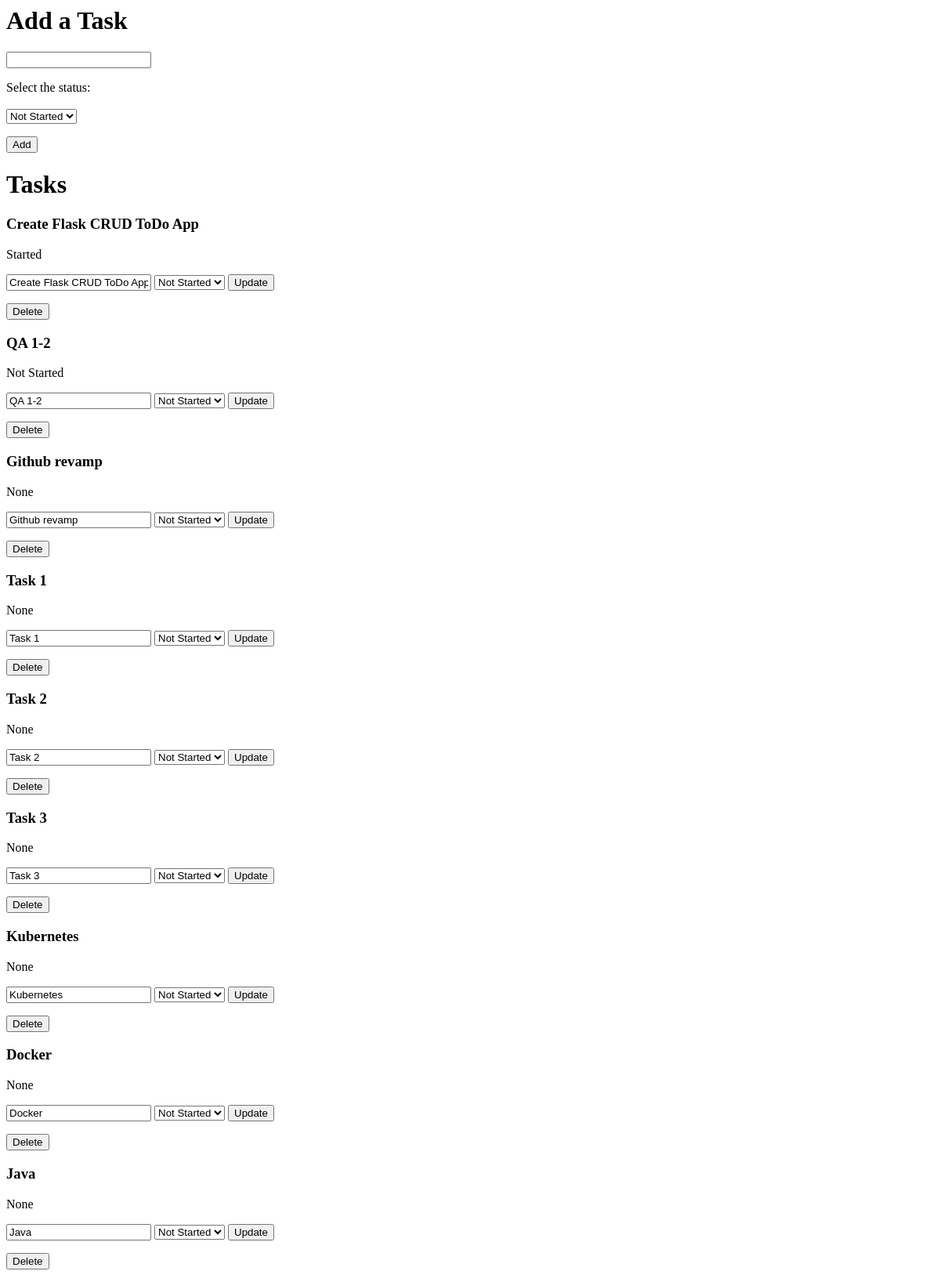
The app's page /, older data.
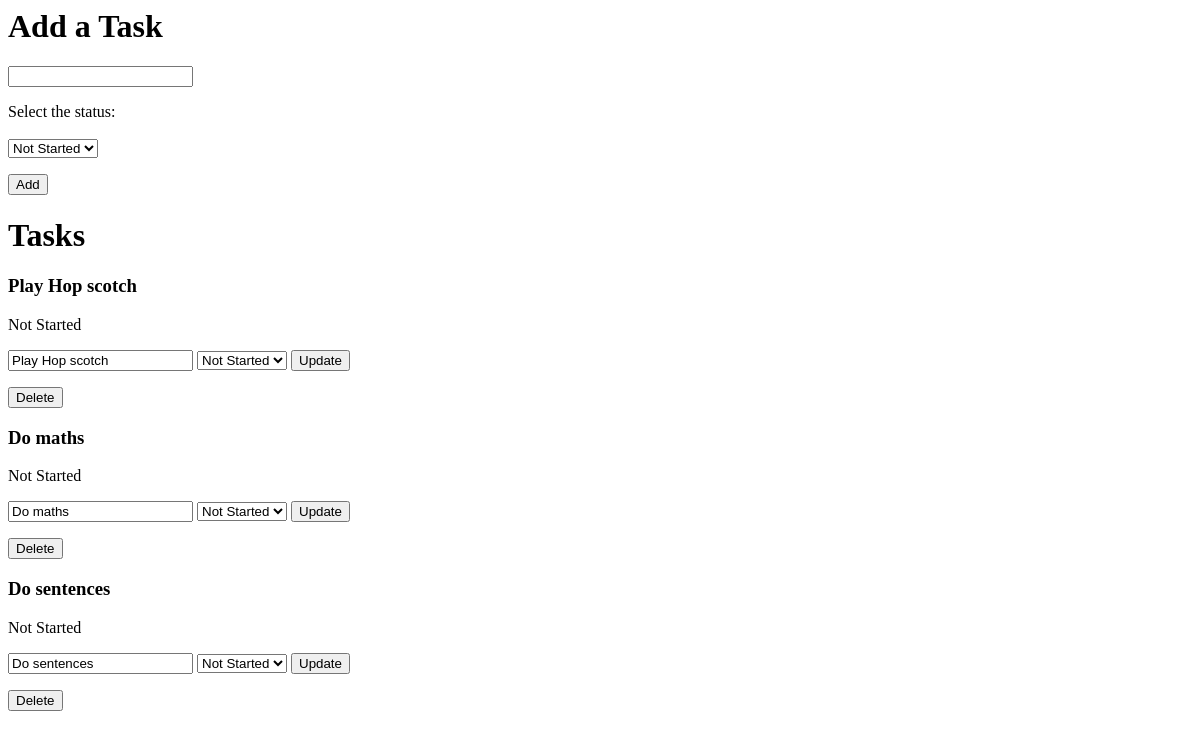
The same page, newer data.
### app.py (models this page shows, shortened)
class Tasks(db.Model):
    task = db.Column(db.String(80), unique=True, nullable=False, primary_key=True)
    status = db.Column(db.String(80))

### app.py (the view)
@app.route("/", methods=["GET", "POST"])
def home():
    if request.form:
        task = Tasks(request.form.get("task"), request.form.get("status"))
        db.session.add(task)
        db.session.commit()
    tasks = Tasks.query.all()
    return render_template("home.html", tasks=tasks)

### templates/home.html (shortened to what this page needs)
<h1>Add a Task</h1>
<form method="POST" action="/">
    <p>
        <input type="text" name="task"/>
    </p>
    <p>
        <label for="status"> Select the status:</label><br><br>
        <select name="status" id="status">
            <option value="Not Started">Not Started</option>
        </select>
    </p>
<p>
    <input type="submit" value="Add">
</p>
</form>
<h1>Tasks</h1>
    {% for task in tasks %}
    <h3><p>{{task.task}}</p></h3>
     <p>{{task.status}}</p>
     <form method="POST" action="./update">
         <input type="text" value="{{task.task}}" name="newtask">
        <select name="newstatus" id="status">
            <option value="Not Started">Not Started</option>
        </select>
         <input type="submit" value="Update">
     </form>
     <form method="POST" action="./delete">
         <input type="submit" value="Delete">
     </form>
    {% endfor %}

Row changes from the older to the newer data that the page shows:
removed Tasks: task "Create Flask CRUD ToDo App", status "Started", newtask "Create Flask CRUD ToDo App"
removed Tasks: task "QA 1-2", status "Not Started", newtask "QA 1-2"
removed Tasks: task "Github revamp", status "None", newtask "Github revamp"
removed Tasks: task "Task 1", status "None", newtask "Task 1"
removed Tasks: task "Task 2", status "None", newtask "Task 2"
removed Tasks: task "Task 3", status "None", newtask "Task 3"
removed Tasks: task "Kubernetes", status "None", newtask "Kubernetes"
removed Tasks: task "Docker", status "None", newtask "Docker"
removed Tasks: task "Java", status "None", newtask "Java"
added Tasks: task "Play Hop scotch", status "Not Started", newtask "Play Hop scotch"
added Tasks: task "Do maths", status "Not Started", newtask "Do maths"
added Tasks: task "Do sentences", status "Not Started", newtask "Do sentences"
